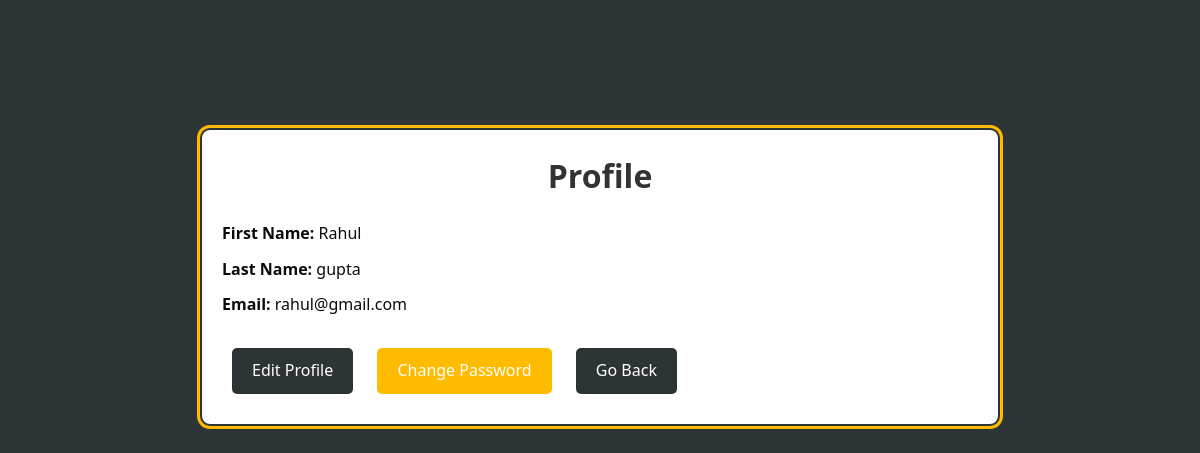
Page /accounts/profile/2/ on the earlier database version.
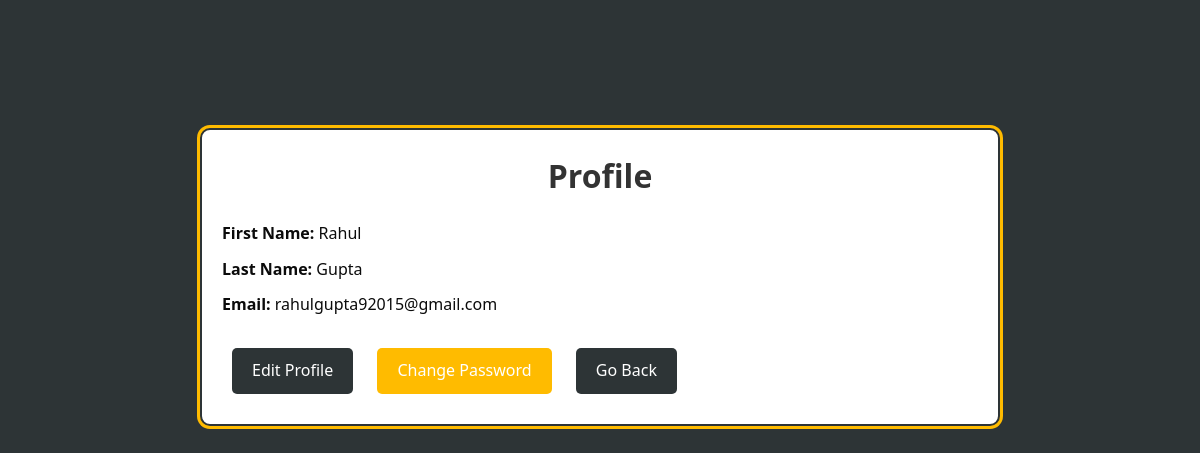
Same page on the later database version.
### useraccount/models.py (models this page shows)
class User(models.Model):
    first_name=models.CharField(max_length=100)
    last_name=models.CharField(max_length=100)
    email=models.EmailField(unique=True)
    password=models.CharField(max_length=100)

### useraccount/views.py (the view)
# urls.py: path('profile/<int:user_id>/', views.profile, name='profile'),
def profile(request,user_id):
    user = User.objects.get(id=user_id)
    return render(request, 'profile.html', {'user': user})

### templates/profile.html (shortened to what this page needs)
<!DOCTYPE html>
<html lang="en">
<head>
    <link rel="stylesheet" href="/static/css/profile.css">
</head>
<body>
    <div class="profile-container">
        <div class="profile-header">
            <h1>Profile</h1>
        </div>
        <div class="profile-info">
            <p><strong>First Name:</strong> {{ user.first_name }} </p>
            <p><strong>Last Name:</strong> {{ user.last_name }}</p>
            <p><strong>Email:</strong> {{ user.email }}</p>
        <div class="profile-actions">
            <a href="{% url 'editprofile' user.id %}" class="edit-profile-btn">Edit Profile</a>
            <a href="{% url 'changepassword' user.id %}" class="go-back-btn">Change Password</a>
            <a href="{% url 'afterlogin' user.id %}" class="edit-profile-btn">Go Back</a>
        </div>
    </div>
</body>
</html>

### static/css/profile.css (style rules this page uses)
* { box-sizing: border-box; margin: 0; padding: 0; }
body { font-family: 'Segoe UI', Tahoma, Geneva, Verdana, sans-serif; background-color: #2d3436; color: #333; line-height: 1.6; }
.profile-container { max-width: 800px; margin: 40px auto; padding: 20px; margin-top: 128px; background-color: #fff; border: 2px solid #2d3436; border-radius: 10px; box-shadow: 0 0 0 3px #ffbb00; }
.profile-header { text-align: center; margin-bottom: 20px; }
.profile-info p { margin-bottom: 10px; color: #0b0b0b; }
.edit-profile-btn , .go-back-btn { display: inline-block; margin: 10px; padding: 10px 20px; border: none; border-radius: 5px; cursor: pointer; color: #fff; text-decoration: none; }
.edit-profile-btn { background-color: #2d3436; }
.go-back-btn { background-color: #ffbb00; }

Differences in the rows shown:
changed User "Rahul": last_name "gupta" → "Gupta"; email "rahul@gmail.com" → "rahulgupta92015@gmail.com"
